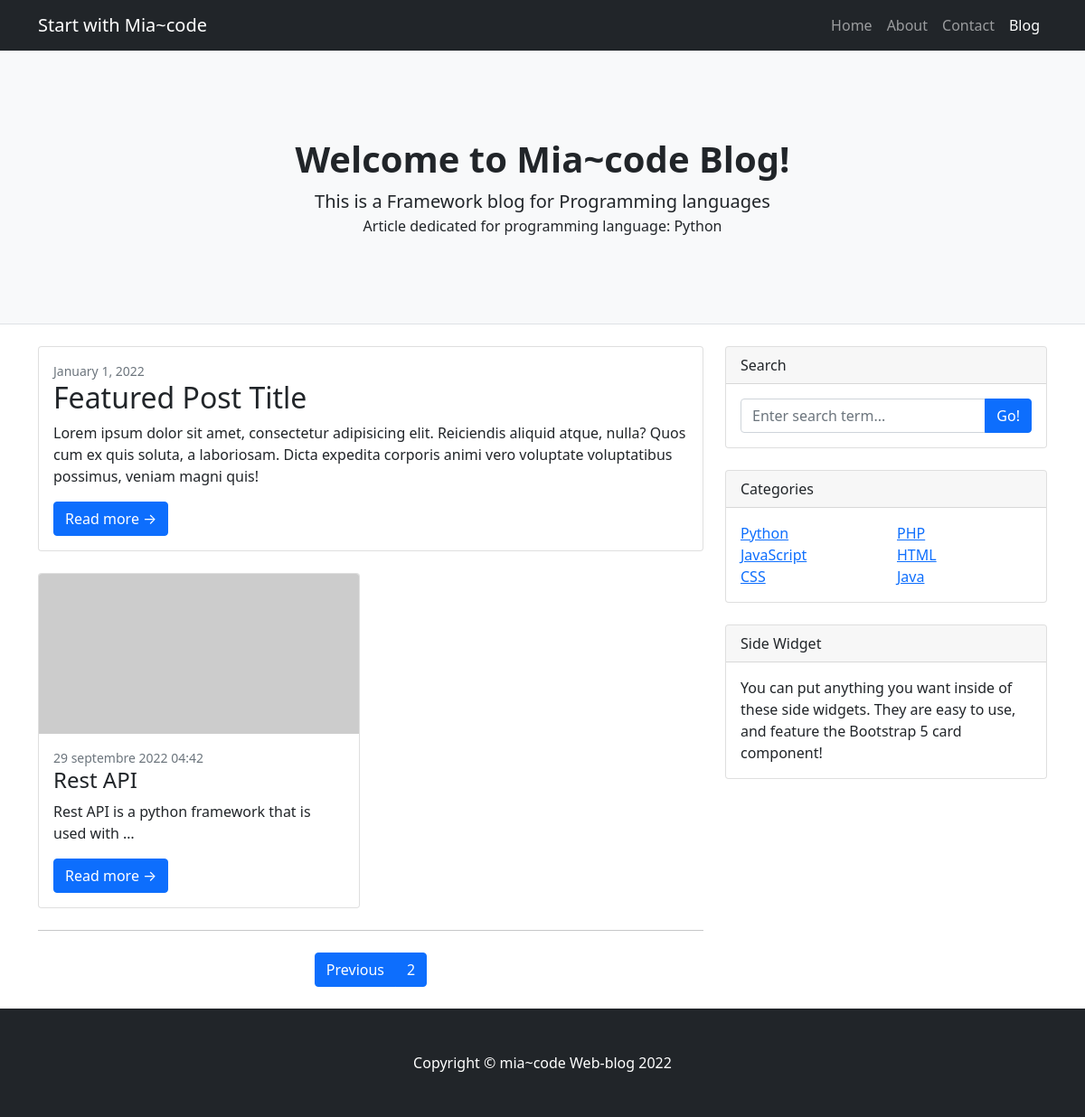
/category/python/?page=2, run on the app's committed database.
### blog/models.py (models this page shows, shortened)
class Category(models.Model):
    name = models.CharField(max_length=50)
    slug = models.SlugField(max_length=80)
    def __str__(self):
        return self.name

class Post(models.Model):
    category       = models.ForeignKey(Category, on_delete=models.CASCADE, related_name="category_posts")
    STATUS_CHOICES = (
        ('draft', 'Draft'),
        ('published', 'Published')
    )
    title          = models.CharField(max_length=200)
    slug           = models.SlugField(max_length=200)
    body           = models.TextField()
    created        = models.DateTimeField(auto_now_add=True)
    update         = models.DateTimeField(auto_now=True)
    status         = models.CharField(choices=STATUS_CHOICES, default='draft', max_length=100)
    publish        = models.DateTimeField(default=timezone.now())
    author         = models.ForeignKey(User, on_delete=models.CASCADE,
                                    related_name='posted')
    objects = models.Manager()        #default manager
    published = PublishedManager()    #custom manager
    def get_absolute_url(self):
        return reverse('detail', args=[self.publish.year, self.publish.month, self.publish.day, self.slug])

### blog/views.py (the view)
# urls.py: path("", views.post_list, name="home"),
def post_list(request, category=None):
    posts = Post.published.all()      #Post.odject.all()
    categories = Category.objects.all()
    if category:       # or (if category is not None)
        category = get_object_or_404(Category, slug=category)
        posts = posts.filter(category=category)
    paginator = Paginator(posts, 2)
    page = request.GET.get('page')
    try:
        posts = paginator.page(page)
    except PageNotAnInteger:
        posts = paginator.page(1)
    except EmptyPage:
        posts = paginator.page(paginator.num_pages)
    context = {
        'posts':posts,
        'page':page,
        'categories':categories,
        'category':category
    }
    return render(request, "blog/post/list.html", context)

### blog/models.py (called while the page is built)
    def get_queryset(self):
        return super(PublishedManager, self).get_queryset().filter(status='published')

### blog/templates/blog/post/list.html
{% extends 'base.html' %}
{% block content %}
     <header class="py-5 bg-light border-bottom mb-4">
            <div class="container">
                <div class="text-center my-5">
                    <h1 class="fw-bolder">Welcome to Mia~code Blog!</h1>
                    <p class="lead mb-0">This is a Framework blog for Programming languages</p>
                    {% if category %}
                        <p> Article dedicated for programming language: {{category}}</p>
                    {% endif %}
                </div>
            </div>
     </header>
        <div class="container">
            <div class="row">
                <div class="col-lg-8">
                    <div class="card mb-4">
                        <div class="card-body">
                            <div class="small text-muted">January 1, 2022</div>
                            <h2 class="card-title">Featured Post Title</h2>
                            <p class="card-text">Lorem ipsum dolor sit amet, consectetur adipisicing elit. Reiciendis aliquid atque, nulla? Quos cum ex quis soluta, a laboriosam. Dicta expedita corporis animi vero voluptate voluptatibus possimus, veniam magni quis!</p>
                            <a class="btn btn-primary" href="#!">Read more →</a>
                        </div>
                    </div>
                    <div class="row">
                        {% for post in posts %}
                       <div class="col-lg-6">
                            <div class="card mb-4">
                                <a href="#!"><img class="card-img-top" src="https://dummyimage.com/700x350/dee2e6/6c757d.jpg" alt="..." /></a>
                                <div class="card-body">
                                    <div class="small text-muted">{{post.publish}}</div>
                                    <h2 class="card-title h4">{{post.title|truncatechars:20}}</h2>
                                    <p class="card-text">{{post.body|truncatechars:50}}</p>
                                    <a class="btn btn-primary" href="{{post.get_absolute_url}}">Read more →</a>
                                </div>
                            </div>
                       </div>
                        {% endfor %}
                    </div>
                    {% include 'blog/pagination.html' with page=posts %}
                </div>
                <div class="col-lg-4">
                    <div class="card mb-4">
                        <div class="card-header">Search</div>
                        <div class="card-body">
                            <div class="input-group">
                                <input class="form-control" type="text" placeholder="Enter search term..." aria-label="Enter search term..." aria-describedby="button-search" />
                                <button class="btn btn-primary" id="button-search" type="button">Go!</button>
                            </div>
                        </div>
                    </div>
                    <div class="card mb-4">
                        <div class="card-header">Categories</div>
                        <div class="card-body">
                            <div class="row">
                                {% for cat in categories %}
                                    <div class="col-sm-6">
                                        <ul class="list-unstyled mb-0">
                                            <li><a href="{% url 'category' cat.slug %}">{{ cat.name }}</a></li>
                                        </ul>
                                    </div>
                                {% endfor %}
                            </div>
                        </div>
                    </div>
                    <div class="card mb-4">
                        <div class="card-header">Side Widget</div>
                        <div class="card-body">You can put anything you want inside of these side widgets. They are easy to use, and feature the Bootstrap 5 card component!</div>
                    </div>
                </div>
            </div>
        </div>
{% endblock %}

### data on the page
Category: name "Python"
Post: publish "29 septembre 2022 04:42", title "Rest API", body "Rest API is a python framework that is used with …"
Category: name "PHP"
Category: name "JavaScript"
Category: name "HTML"
Category: name "CSS"
Category: name "Java"

### other printed values
{{ page.number }} "2"
